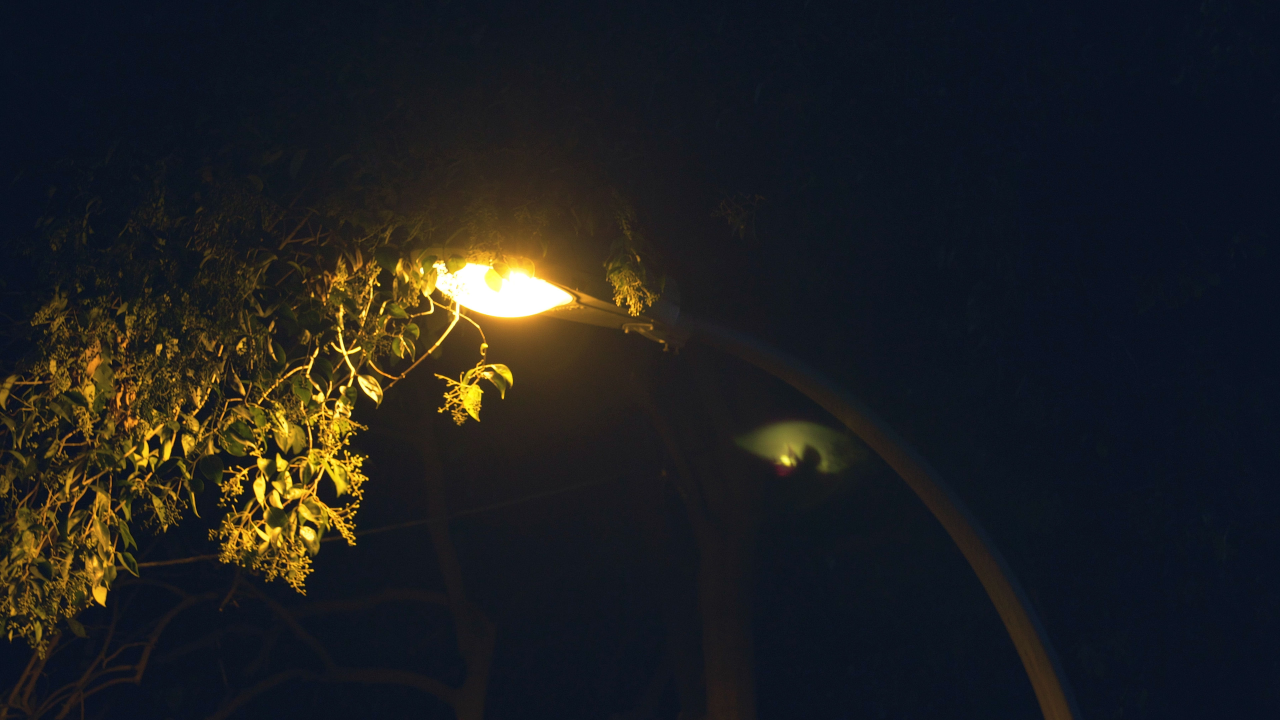
//> input picture data/light.jpeg, 3840 x 2160 px (shown at 1/3 size)
$ ./connectedComponents   (built with g++ and OpenCV 4)
//> lines starting //> are read from the running program, lines starting //| are printed output that depends on the picture; after the words box and inside, x2 and y2 are one past the last pixel; in counts of white or black regions, pixels touching at a corner belong together
#include <opencv2/opencv.hpp>
#include <iostream>
#include <chrono>

#include "../cv_utils/connectedComponents.hpp"

using namespace std;

int main()
{
    cv::Mat image = cv::imread("../data/light.jpeg");
//> image is the input picture: 2160 rows x 3840 cols, CV_8UC3; mean B, G, R 31.9, 31.1, 30.6
    image = image(cv::Rect(1000, 600, 960, 540));
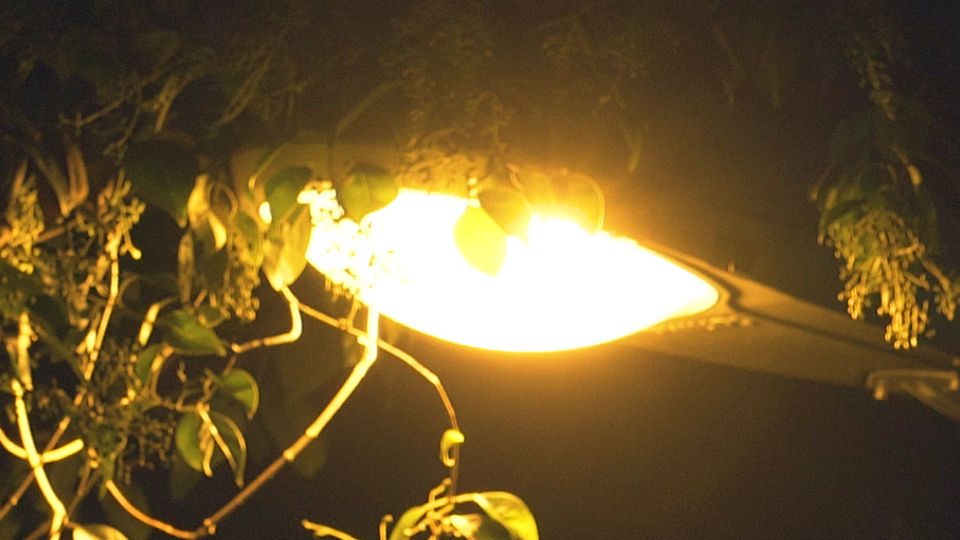
//> image: 540 rows x 960 cols, CV_8UC3; mean B, G, R 48.7, 88.3, 110.3
    cv::resize(image, image, cv::Size(320, 170));
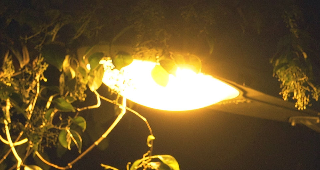
//> image: 170 rows x 320 cols, CV_8UC3; mean B, G, R 48.7, 88.2, 110.2
    cv::namedWindow("src_img", cv::WINDOW_NORMAL);
    cv::imshow("src_img", image);
    cv::Mat thres_image, gray;
    cv::Mat label, stats, centroids;

    cv::cvtColor(image, gray, cv::COLOR_BGR2GRAY);
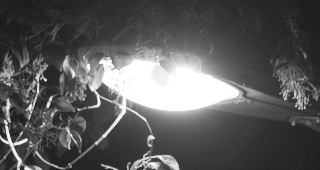
//> gray: 170 rows x 320 cols, CV_8UC1; min 22, max 255, mean 90.3
    cv::threshold(gray, thres_image, 127, 255, cv::THRESH_BINARY);
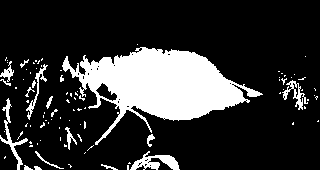
//> thres_image: 170 rows x 320 cols, CV_8UC1; 19.6% white; 94 white regions (76 under 20 px), largest, box (x1, y1, x2, y2) and area: (62, 47, 263, 145) 8568, (130, 151, 180, 170) 440, (0, 98, 28, 170) 351
    std::chrono::steady_clock::time_point start = std::chrono::steady_clock::now();
    int num = cv::connectedComponentsWithStats(thres_image, label, stats, centroids);
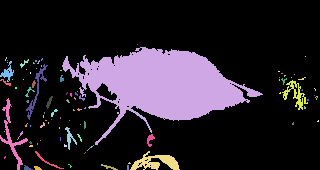
//> label: 170 rows x 320 cols, CV_32SC1; 95 distinct labels, from 0 to 94; one colour per label, 0 black
//> stats = 95 rows, first 6: [0, 0, 320, 170, 43713], [137, 44, 1, 1, 1], [62, 47, 201, 98, 8568], [5, 57, 2, 4, 4], [305, 56, 1, 1, 1], [20, 59, 9, 9, 26]; centroids = 95 pairs, first value 4 to 317.7, second value 44 to 167.7; num = 95
    std::chrono::steady_clock::time_point end = std::chrono::steady_clock::now();
    std::chrono::duration<double> cost = std::chrono::duration_cast<std::chrono::duration<double>>(end - start);
    std::cout << "1 It takes " << cost.count() * 1000 << "ms" << std::endl;
    std::cout << "num: " << num << std::endl;
//| num: 95
    // cv::namedWindow("label", cv::WINDOW_NORMAL);
    // cv::imshow("label", label);

    cv::namedWindow("thres_img", cv::WINDOW_NORMAL);
    cv::imshow("thres_img", thres_image);
    unsigned char* dst_img = new unsigned char[thres_image.cols * thres_image.rows];
    unsigned char* mask    = new unsigned char[thres_image.cols * thres_image.rows];
    memset(mask, 0, sizeof(mask));
    start = std::chrono::steady_clock::now();
//> (the run ends here: the program needs code that is not available in this run, at `MyconnectedComponents(thres_image.data, mask, thres_image.cols, thres_..`)
